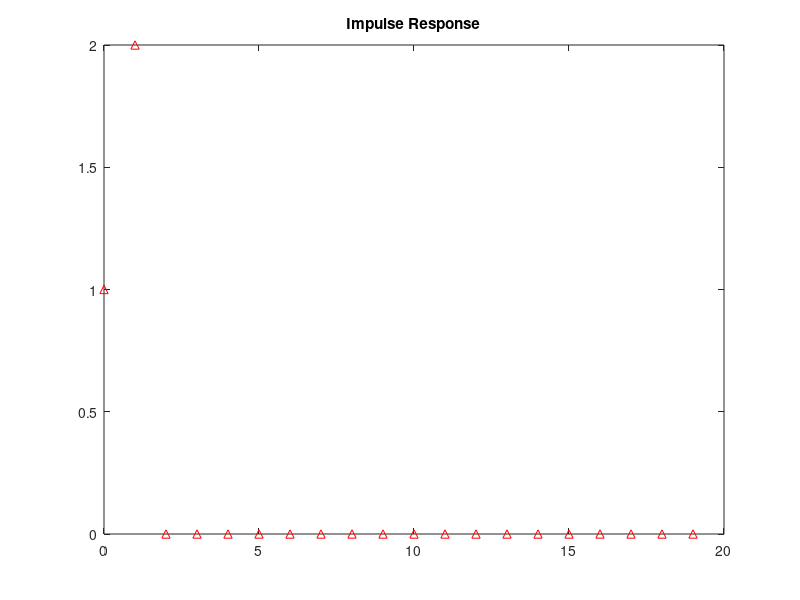
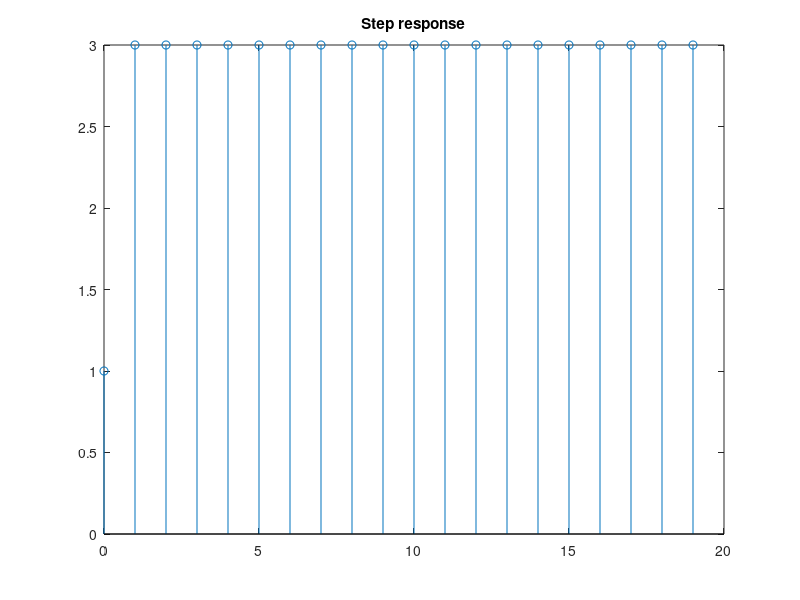

Write MATLAB code to recreate these figures, in order.
clc; clear all;
b1 = [1 2];
a1 = 1;
figure,impz(b1,a1,20)
title('Impulse Response')

step_n = [ones(1,20)];
x0 = [0:19];
y = filter(b1,a1,step_n)
figure,stem(x0,y)
title('Step response')